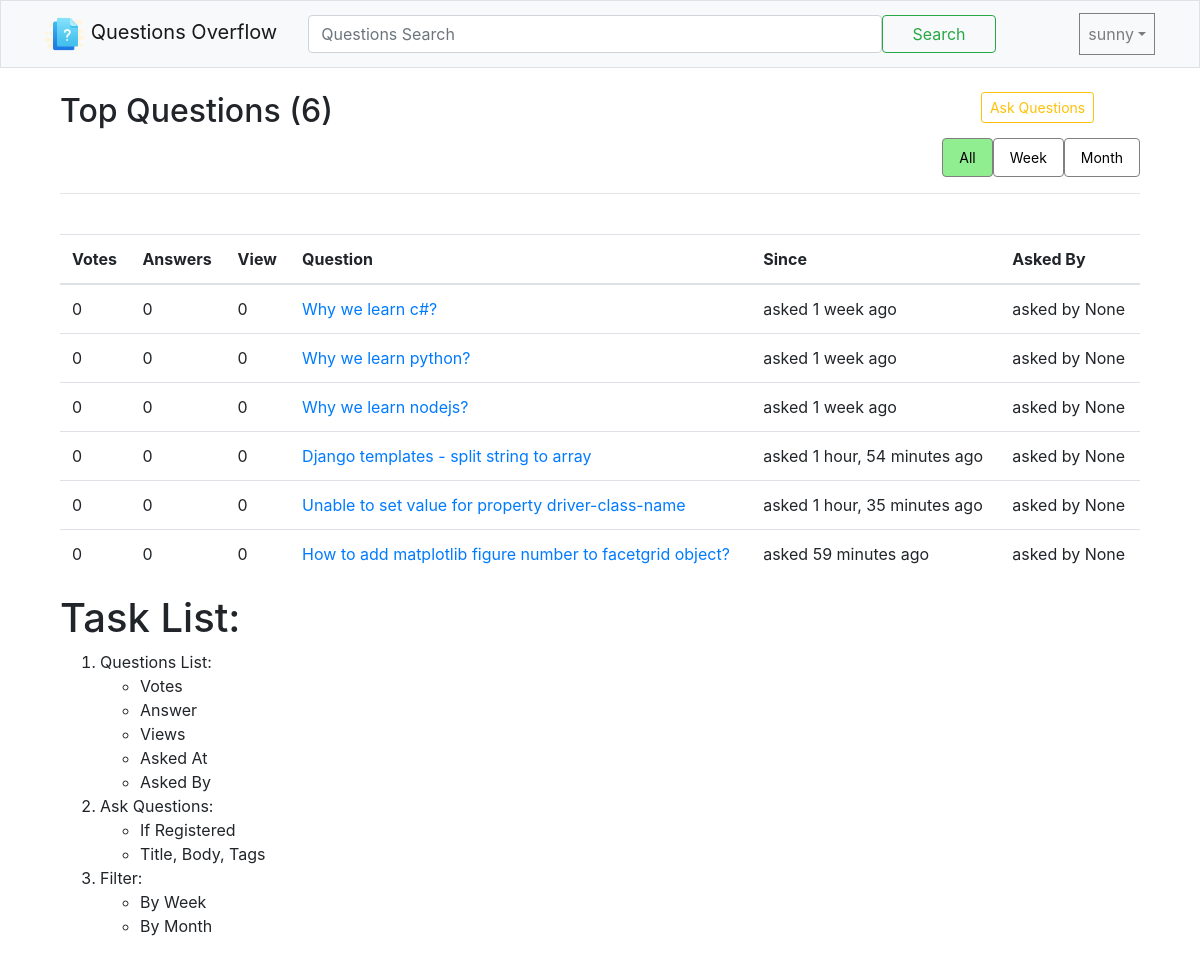
The app's page / (signed in) with its own data.
### overflow/models/QuestionModel.py (models this page shows, shortened)
class QuestionModel(models.Model):
    title = models.CharField(max_length=120, unique=True)
    description = models.TextField()
    tag = models.CharField(max_length=120, null=True)
    views = models.PositiveIntegerField(default=0)
    asked_at = models.DateTimeField(auto_now=True)
    asked_by = models.ForeignKey(User, null=True, on_delete=models.CASCADE)

### overflow/views/Index.py (the view)
# urls.py: path('', Index.index, name='home'),
def index(request):
    question_list = QuestionModel.objects.all()
    return render(request, 'overflow/Index/index.html', {
        'questions': question_list
    })

### templates/overflow/Index/index.html
{% extends 'shared/_layout.html' %}
{% load static %}
{% block content %}
    <div class="container mt-4">
        <div class="row">
            <div class="col">
                <div class="col-xs-12">
                    <div class="col-xs-6" style="float: left; margin-right:60%;">
                        <h2>Top Questions ({{ questions.count }})</h2>
                    </div>
                    <div class="col-xs-6">
                        <a href="{% url 'ask_question' %}" class="btn btn-outline-warning btn-sm">Ask Questions</a>
                    </div>
                </div>
                <div class="col-xs-12" style="float: right;">
                    <nav class="nav nav-pills">
                        <a class="btn-sm nav-link active" href="#">All</a>
                        <a class="btn-sm nav-link" href="#">Week</a>
                        <a class="btn-sm nav-link" href="#">Month</a>
                    </nav>
                </div>
            </div>
        </div>
        <hr>
        <br>
        <div>
            <table class="table table-hover">
                <thead>
                <tr>
                    <th>Votes</th>
                    <th>Answers</th>
                    <th>View</th>
                    <th>Question</th>
                    <th>Since</th>
                    <th>Asked By</th>
                </tr>
                </thead>
                <tbody>
                {% for question in questions %}
                    <tr>
                        <td>0</td>
                        <td>0</td>
                        <td>0</td>
                        <td><a href="{% url 'question_detail' question.pk %}">{{ question.title | capfirst }}</a></td>
                        <td>asked {{ question.asked_at | timesince }} ago</td>
                        <td>asked by {{ question.asked_by | capfirst }}</td>
                    </tr>
                {% endfor %}
                </tbody>
            </table>
        </div>
        <h1>Task List: </h1>
        <ol>
            <li>
                Questions List:
                <ul>
                    <li>Votes</li>
                    <li>Answer</li>
                    <li>Views</li>
                    <li>Asked At</li>
                    <li>Asked By</li>
                </ul>
            </li>
            <li>
                Ask Questions:
                <ul>
                    <li>If Registered</li>
                    <li>Title, Body, Tags</li>
                </ul>
            </li>
            <li>
                Filter:
                <ul>
                    <li>By Week</li>
                    <li>By Month</li>
                </ul>
            </li>
        </ol>
    </div>
{% endblock %}

### templates/shared/_navbar.html (shortened to what this page needs)
{% load static %}
<nav class="navbar navbar-expand-lg navbar-light bg-light border">
    <div class="container">
        <a href="{% url 'home' %}" class="navbar-brand">
            <img src="{% static 'Images/Icons/front-icon.png' %}" height="40em" alt="overflow"> Questions Overflow
        </a>
        <div class="collapse navbar-collapse" id="mainMenu">
            <form class="form-inline my-3 my-lg-0 col-md-10">
                <input class="form-control col-md-10" type="search" placeholder="Questions Search">
                <button class="btn btn-outline-success col-md-2" type="">Search</button>
            </form>
            {% if user.is_authenticated %}
                <ul class="navbar-nav ml-auto">
                    <li class="nav-item dropdown">
                        <a href="" class="nav-link dropdown-toggle" id="userMenu"
                           data-toggle="dropdown">{{ user.username }}</a>
                    </li>
                </ul>
            {% else %}
                <a href="#" class="btn btn-light">Login</a>
                <a href="{% url 'signup' %}" class="btn btn-primary">Register</a>
            {% endif %}
        </div>
    </div>
</nav>

### static/Shared/app.css (style rules this page uses)
a.nav-link { color: black; border: 1px solid grey; }
.nav-pills .nav-link.active { color: black; background-color: lightgreen; }

### records on screen
QuestionModel: title "Why we learn c#?", asked_at "1 week", asked_by "None"
QuestionModel: title "Why we learn python?", asked_at "1 week", asked_by "None"
QuestionModel: title "Why we learn nodejs?", asked_at "1 week", asked_by "None"
QuestionModel: title "Django templates - split string to array", asked_at "1 hour, 54 minutes", asked_by "None"
QuestionModel: title "Unable to set value for property driver-class-name", asked_at "1 hour, 35 minutes", asked_by "None"
QuestionModel: title "How to add matplotlib figure number to facetgrid object?", asked_at "59 minutes", asked_by "None"

### other values on screen
{{ user.username }} "sunny"
{{ questions.count }} "6"
